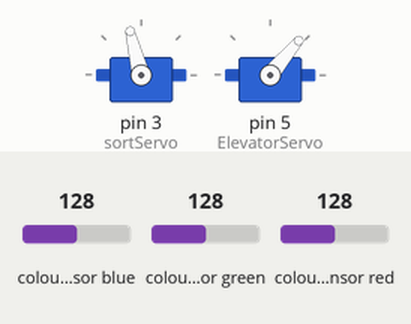
The sketch below on a simulated Arduino Uno, built with avr-gcc and run on an emulated ATmega328P. On the bench: 2 × servo. The test bench sets the inputs (shaded band); at power-on: colour sensor blue 128, colour sensor green 128, colour sensor red 128.

Above: at 0.1 s.
At 6.61 s:
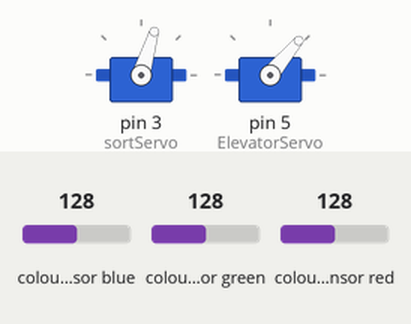
At 38.87 s:
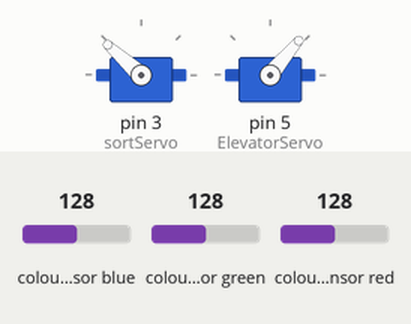
Timing chart, 0 to 40.0 s (numbered marks = the images above):
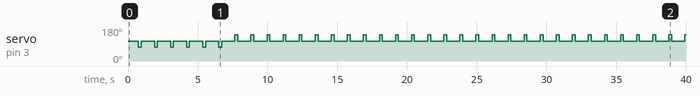

Measured:
- by itself, servo on pin 3 (sortServo): 104° → 73° at 0.75 s, → 104° 0.20 s later, → 73° 0.95 s later, → 104° 0.20 s later, … (69 changes in this stretch)

The sketch:

ColorControl.ino
```cpp
#include <Wire.h>
#include "Adafruit_TCS34725.h"
#include <Servo.h>

#define MAX 7 //number of balls in queue
#define SENSE_SAMPLE 5 //take 5 color samples and average to find color


/* ada frui sensor instructions:
   Connect SCL    to analog 5
   Connect SDA    to analog 4
   Connect VDD    to 3.3V DC
   Connect GROUND to common ground */

/* Initialise with default values (int time = 2.4ms, gain = 1x) */
//Adafruit_TCS34725 tcs = Adafruit_TCS34725();

/* Initialise with specific int time and gain values */
//Adafruit_TCS34725 tcs = Adafruit_TCS34725(TCS34725_INTEGRATIONTIME_614MS, TCS34725_GAIN_1X);


Servo sortServo;
Servo ElevatorServo;
Adafruit_TCS34725 tcs = Adafruit_TCS34725(TCS34725_INTEGRATIONTIME_50MS, TCS34725_GAIN_1X);

int queue[MAX] = {1, 1, 1, 1, 1, 1, 1};
int itemCount = 6;
int front = 0;
int rear = 5;

bool moveServo = false;
int nutrualPos = 104;
int blackPos = 73;
int whitePos = 138;

//int ballTestArr[15] = {1, 1, 1, 0, 0, 1, 0, 1, 0, 0, 0, 1, 0, 1, 0};

uint16_t r, g, b, c, colorTemp, lux; //initize sensor variables
int threshHold = 2500;
int senseArr[SENSE_SAMPLE] = {0, 0, 0, 0, 0};
int senseVal;
int senseColor;
int aveB;
int colorB;
int droppingColor;

int elevatorSpeed = 50;


void setup() {
//  Serial.begin(115200);
//
//  if (tcs.begin()) {
//    Serial.println("Found sensor");
//  } else {
//    Serial.println("No TCS34725 found ... check your connections");
//    while (1);
//  }

  sortServo.attach(3); //attach to digital pin ~3
  ElevatorServo.attach(5); //attach to digital pin ~3

  sortServo.write(nutrualPos);
  //delay(200);
}


void loop() {
//  Serial.println("running");

  ElevatorServo.write(elevatorSpeed);

//  colorTemp = tcs.calculateColorTemperature(r, g, b);
//  colorTemp = tcs.calculateColorTemperature_dn40(r, g, b, c); //in kelvin
//  lux = tcs.calculateLux(r, g, b); //lumens per square meter

    for(int i =0; i < SENSE_SAMPLE; i++) {
      delay(100);
      tcs.getRawData(&r, &g, &b, &c); //get data from sensor r=red, g=green, b=blue, c=clear
      senseVal = c;
//      Serial.print("senseVal: ");
//      Serial.print(senseVal);
      if(senseVal >= threshHold) { //higher c val means more light refelcted means ball color is white
        senseColor = 0; //set color to white
      }else {
        senseColor = 5; //set color to black
      }

//      Serial.print("     sensecolor: ");
//      Serial.println(senseColor);
      senseArr[i] = senseColor;
    }


    aveB = average(senseArr, SENSE_SAMPLE);
//    Serial.print("average: ");
//    Serial.println(aveB);
    if(aveB >= 3) {
      colorB = 1 ; //black
//       Serial.print("   ball color black: ");
//       Serial.println(colorB);
    }else {
      colorB = 0; //white
//      Serial.print("   ball color white: ");
//      Serial.println(colorB);
    }
   enqueue();
   moveServo = true;

//   Serial.print("front: ");
//   Serial.print(queue[front]);
//   Serial.print("   back: ");
//   Serial.print(rear);
//   Serial.println(queue[rear]);
   //delay(3000);


  if(moveServo) {
      droppingColor = dequeue();
//      sortServo.write(nutrualPos);
//      delay(200);
//      Serial.print("move nutrual:");
//      Serial.print(nutrualPos);
      if(droppingColor >= 1) {
      sortServo.write(blackPos);
//      Serial.print("   move black :");
//      Serial.print(blackPos);
      delay(200);
      }else {
      sortServo.write(whitePos);
//      Serial.print("  move white :");
//      Serial.println(whitePos);
      delay(200);}
  //    sortServo.write(nutrualPos);
  //    delay(1000);
  //    Serial.print("move nutrual:");
  //    Serial.print(nutrualPos);
     sortServo.write(nutrualPos);
     delay(200);
      moveServo = false;
  }else {

  }

  //Serial.print(senseVal);
//  //print sensor data
//  Serial.print("Color Temp: "); Serial.print(colorTemp, DEC); Serial.print(" K - ");
//  Serial.print("Lux: "); Serial.print(lux, DEC); Serial.print(" - ");
//  Serial.print("R: "); Serial.print(r, DEC); Serial.print(" ");
//  Serial.print("G: "); Serial.print(g, DEC); Serial.print(" ");
//  Serial.print("B: "); Serial.print(b, DEC); Serial.print(" ");
//  Serial.print("C: "); Serial.print(c, DEC); Serial.print(" ");
//  Serial.println(" ");
}

int average(int arr[], int n) {
   int sum = 0;
   int ave = 0;
   for (int i = 0; i < n; i++)
    sum += arr[i];
   ave = sum/n;
   return ave;
}

int look() {
   return queue[front];
}

bool isEmpty() {
   return itemCount == 0;
}

bool isFull() {
   return itemCount == MAX;
}

int siz() {
   return itemCount;
}

void enqueue() {
   if(!isFull()) {
      if(rear == MAX-1) {
         rear = -1;
      }
      rear++;
      queue[rear] = colorB;
      itemCount++;
   }
}

int dequeue() {
   int droppingB = queue[front];
   front++;
   if(front == MAX) {
      front = 0;
   }
   itemCount--;
   return droppingB;
}
```
